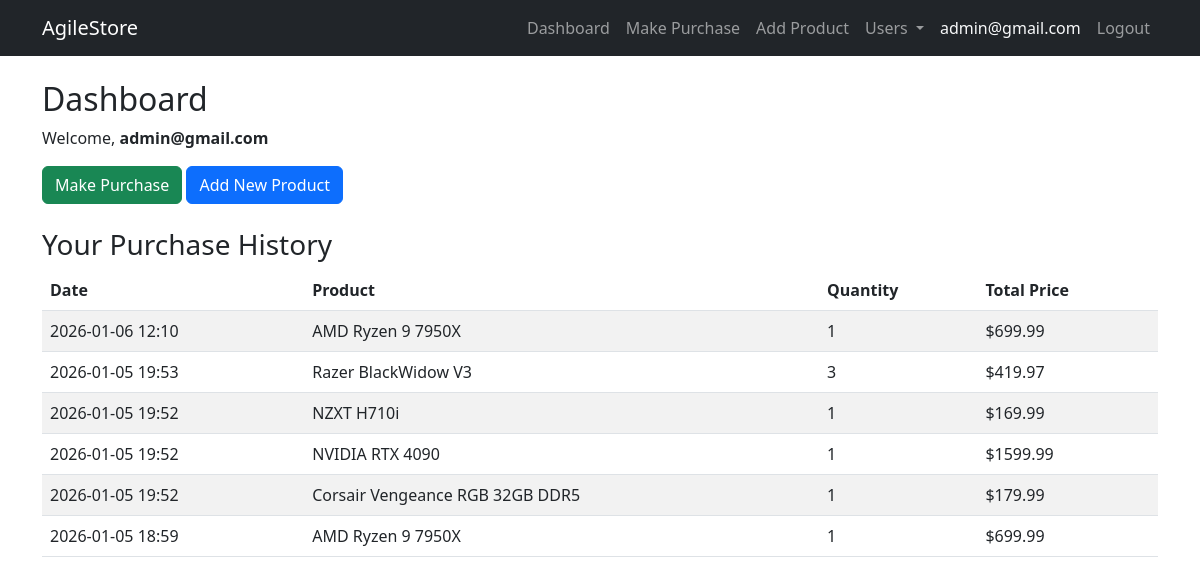
Page /cart/dashboard/ (signed in) on the committed database.
### cart/models/purchase.py (models this page shows, shortened)
class Purchase(models.Model):
    user_email = models.EmailField()
    product = models.ForeignKey(Product, on_delete=models.CASCADE)
    quantity = models.IntegerField(default=1)
    total_price = models.DecimalField(max_digits=10, decimal_places=2)
    purchase_date = models.DateTimeField(auto_now_add=True)
    class Meta:
        db_table = 'purchases'
        ordering = ['-purchase_date']

### inventory/models/product.py (models this page shows, shortened)
class Product(models.Model):
    CATEGORY_CHOICES = [
        ('GPU', 'Graphics Card'),
        ('CPU', 'Processor'),
        ('RAM', 'Memory'),
        ('SSD', 'Storage'),
        ('MONITOR', 'Monitor'),
        ('KEYBOARD', 'Keyboard'),
        ('MOUSE', 'Mouse'),
        ('HEADSET', 'Headset'),
        ('MOTHERBOARD', 'Motherboard'),
        ('CASE', 'PC Case'),
    ]
    name = models.CharField(max_length=255)
    description = models.TextField()
    category = models.CharField(max_length=20, choices=CATEGORY_CHOICES)
    price = models.DecimalField(max_digits=10, decimal_places=2)
    stock_quantity = models.IntegerField(default=0)
    created_at = models.DateTimeField(auto_now_add=True)
    updated_at = models.DateTimeField(auto_now=True)
    class Meta:
        db_table = 'products'
        ordering = ['name']

### cart/views/purchase.py (the view)
# urls.py: path('dashboard/', dashboard, name='dashboard'),
def dashboard(request):
    user_email = request.session.get('user_email')
    if not user_email:
        messages.warning(request, 'Please login to view dashboard')
        return redirect('accounts:login')
    purchases = Purchase.objects.filter(user_email=user_email)
    context = {
        'user_email': user_email,
        'purchases': purchases,
    }
    return render(request, 'cart/dashboard.html', context)

### cart/templates/cart/dashboard.html (shortened to what this page needs)
{% extends 'base.html' %}
{% block content %}
<div class="row">
    <div class="col-md-12">
        <h2>Dashboard</h2>
        <p>Welcome, <strong>{{ user_email }}</strong></p>
        <div class="mb-3">
            <a href="{% url 'cart:make_purchase' %}" class="btn btn-success">Make Purchase</a>
            <a href="{% url 'inventory:product_create' %}" class="btn btn-primary">Add New Product</a>
        </div>
        <h3 class="mt-4">Your Purchase History</h3>
        {% if purchases %}
            <table class="table table-striped">
                <thead>
                    <tr>
                        <th>Date</th>
                        <th>Product</th>
                        <th>Quantity</th>
                        <th>Total Price</th>
                    </tr>
                </thead>
                <tbody>
                    {% for purchase in purchases %}
                    <tr>
                        <td>{{ purchase.purchase_date|date:"Y-m-d H:i" }}</td>
                        <td>{{ purchase.product.name }}</td>
                        <td>{{ purchase.quantity }}</td>
                        <td>${{ purchase.total_price }}</td>
                    </tr>
                    {% endfor %}
                </tbody>
            </table>
        {% else %}
            <div class="alert alert-info">
                No purchases yet. <a href="{% url 'cart:make_purchase' %}">Make your first purchase!</a>
            </div>
        {% endif %}
    </div>
</div>
{% endblock %}

### rows in the picture
Purchase: purchase_date "2026-01-06 12:10", product.name "AMD Ryzen 9 7950X", quantity "1", total_price "699.99"
Purchase: purchase_date "2026-01-05 19:53", product.name "Razer BlackWidow V3", quantity "3", total_price "419.97"
Purchase: purchase_date "2026-01-05 19:52", product.name "NZXT H710i", quantity "1", total_price "169.99"
Purchase: purchase_date "2026-01-05 19:52", product.name "NVIDIA RTX 4090", quantity "1", total_price "1599.99"
Purchase: purchase_date "2026-01-05 19:52", product.name "Corsair Vengeance RGB 32GB DDR5", quantity "1", total_price "179.99"
Purchase: purchase_date "2026-01-05 18:59", product.name "AMD Ryzen 9 7950X", quantity "1", total_price "699.99"

### other values in the picture
{{ request.session.user_email }} "admin@gmail.com"
{{ user_email }} "admin@gmail.com"
